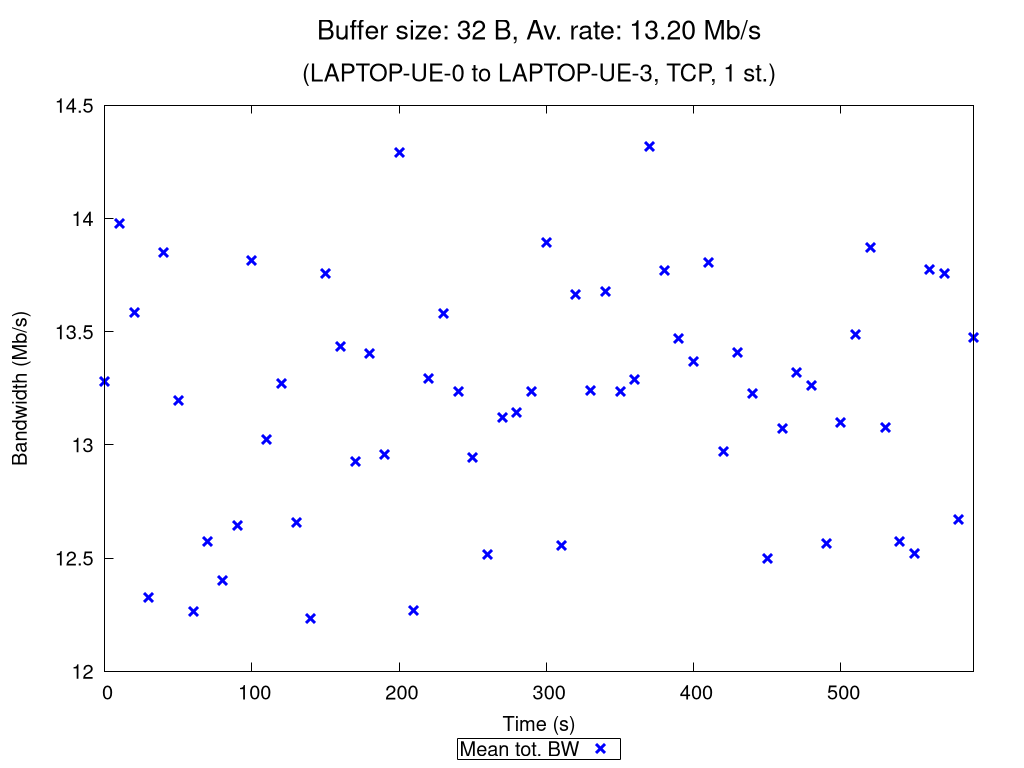

Generate this figure with gnuplot:
set terminal pngcairo nocrop enhanced size 1024,768 font "Verdana,15"
set output "TCP_1_st_2020_10_17_19-49-04_one2two_00032B.png"

set title "{/=20 Buffer size: 32 B, Av. rate: 13.20 Mb/s}\n\n{/=18 (LAPTOP-UE-0 to LAPTOP-UE-3, TCP, 1 st.)}"

set xlabel "Time (s)"
set ylabel "Bandwidth (Mb/s)"
set ytics nomirror
set key bmargin center horizontal box samplen 1 width -1
set bmargin 4.6
set rmargin 4.5

rf = 1000000.0  # rate factor
set style fill transparent solid 0.2 noborder
set autoscale xfix
plot "TCP_1_st_2020_10_17_19-49-04_one2two_00032B_iperf_processed.dat" using 1:($2/rf-$3/rf):($2/rf+$3/rf) with filledcurves lc rgb "blue" notitle, \
     "" using 1:($2/rf) with points pt 2 ps 1.5 lw 3 lc rgb "blue" title "Mean tot. BW", \
